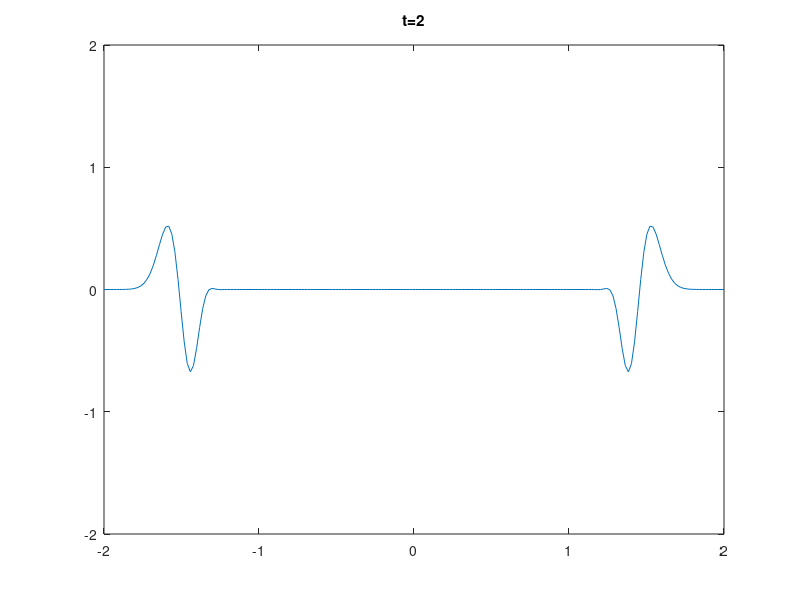

Write the MATLAB code that produced this figure.
% Wave equation in 1D with finite differences time domain

nx = 200; % number of internal nodes

xs = [-2,2];

dx = (xs(2)-xs(1))/(nx+1);

gx = xs(1)+(0:nx+1)*dx ;% grid in x

% source location
isrc = nx/2;
% source time
t0 = 0.5;
bt = 100;
%src = @(t) sin(2*pi*t);
src = @(t) -2*bt*(t-t0)*exp(-bt*(t-t0)^2)/sqrt(2*bt);

% number of time steps
nt = 600;

% mass density
rho=1;

% velocity
c=1;

% time interval
ts = [0,2];
dt = (ts(2)-ts(1))/nt;

% initialization (everything quiet)
p = zeros(nx+2,1);
u = zeros(nx+1,1);

% 
fprintf('  cfl=%d\n',c*dt/dx);

t = ts(1);
for i=1:nt,
 u = u - (dt/rho/dx)*(p(2:nx+2)-p(1:nx+1));
 p(2:nx+1) = p(2:nx+1) - (c^2*rho*dt/dx)*(u(2:nx+1)-u(1:nx));
 p(1)=0; p(nx+2)=0; % simple boundary conditions
 t = t + dt; % advance time
 if (t<=pi/2)
  p(isrc) = src(t); % hard source
 end;
 if (mod(i,4)==0)
  plot(gx,p); 
  axis([xs(1),xs(2),-2,2]);
  title(sprintf('t=%d\n',t));
  pause(0.1)
 end;
end;
